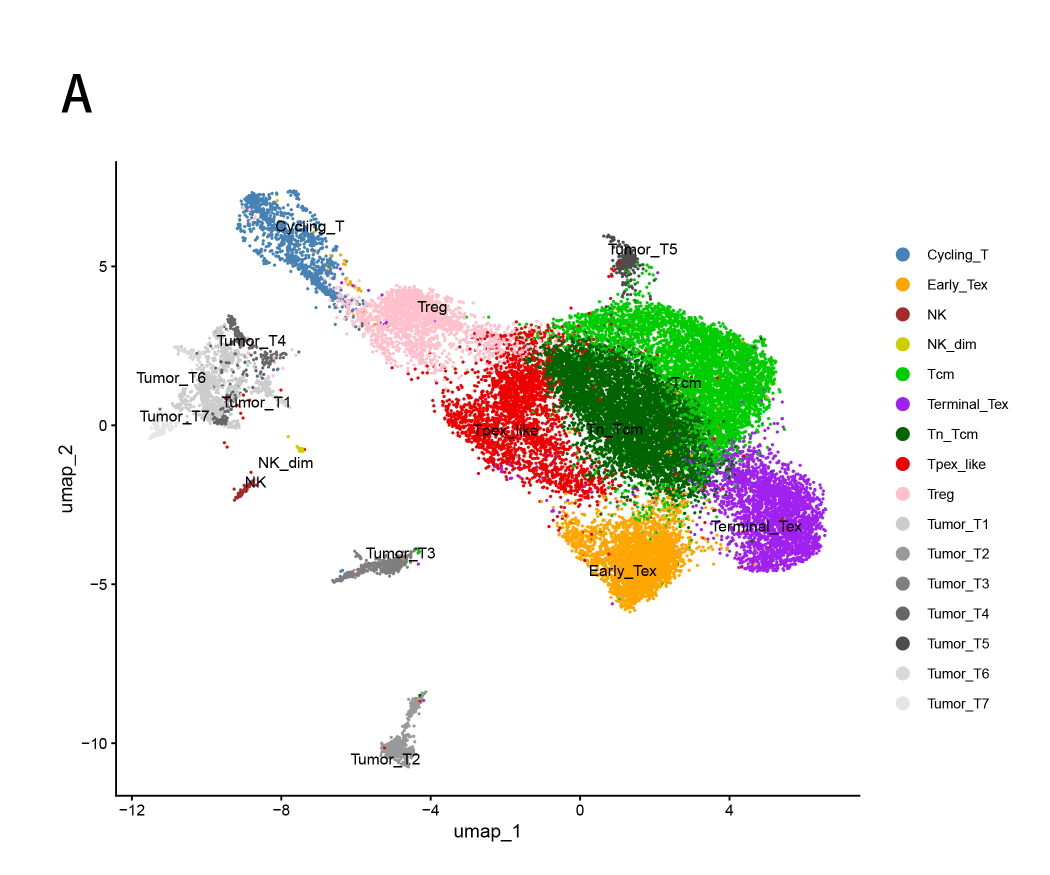
#> input picture figure_assets/Fig1A_layout.png, 2100 x 1750 px (shown at 1/2 size)
$ python 17_build_submission_layouts.py
#> lines starting #> are read from the running program, lines starting #| are printed output that depends on the picture
"""Build the exact submission layouts for Fig 1, Fig 6, and S6 Fig.

Scripts 07-16 perform the scientific analyses and create analytical panels.
This script is deliberately separate: it fixes the final panel geometry,
typography, labels, and TIFF export settings used for the PLOS ONE package.
"""

from __future__ import annotations

import argparse
import hashlib
import itertools
import json
import os
import platform
from pathlib import Path

import matplotlib

matplotlib.use("Agg")
import matplotlib.pyplot as plt
from matplotlib import font_manager
import numpy as np
import pandas as pd
from PIL import Image, ImageDraw, ImageFont


RESPONDER = "#F4A261"
NONRESPONDER = "#3DB7B3"
FIG1_SIZE = (4252, 3570)
FIG1_PANELS = {
    "Fig1A_layout.png": (0, 0),
    "Fig1B_layout.png": (2100, 0),
    "Fig1C_layout.png": (0, 1750),
    "Fig1D_layout.png": (2100, 1750),
}


def repository_root() -> Path:
    configured = os.environ.get("HCC_PROJECT_ROOT")
    if configured:
        return Path(configured).expanduser().resolve()
    return Path(__file__).resolve().parents[1]


# [42 lines left out: functions average_ranks, exact_rank_sum_p, p_label, sha256, not called in this run]


def save_tiff(image: Image.Image, path: Path, dpi: int = 600) -> None:
    path.parent.mkdir(parents=True, exist_ok=True)
    image.convert("RGB").save(path, compression="tiff_lzw", dpi=(dpi, dpi))


# [8 lines left out: function save_matplotlib_figure, not called in this run]


def fig1_panel_font(size: int = 96) -> ImageFont.FreeTypeFont:
    """Use the configured figure font for the raster-composite panel labels."""
    family = os.environ.get("HCC_FIGURE_FONT", "Arial")
    properties = font_manager.FontProperties(family=family, weight="bold")
    return ImageFont.truetype(font_manager.findfont(properties), size=size)


def build_fig1(assets: Path, output: Path) -> Path:
    """Compose the locked geometry and normalize embedded C/D panel labels."""
    canvas = Image.new("RGB", FIG1_SIZE, "white")
#> canvas: PIL image 4252x3570 RGB; every value is 255
    for filename, position in FIG1_PANELS.items():
        panel_path = assets / filename
        if not panel_path.exists():
            raise FileNotFoundError(f"Missing Fig 1 layout asset: {panel_path}")
        with Image.open(panel_path) as panel:
#> panel is the input picture: PIL image 2100x1750 RGB; mean R, G, B 241, 240.9, 236.7
            panel_rgb = panel.convert("RGB")
            # C and D came from different plotting systems. Remove their
            # embedded letters so the composite can apply one size and baseline.
            if filename == "Fig1C_layout.png":
                ImageDraw.Draw(panel_rgb).rectangle((0, 0, 150, 145), fill="white")
            elif filename == "Fig1D_layout.png":
                ImageDraw.Draw(panel_rgb).rectangle((35, 65, 175, 225), fill="white")
            canvas.paste(panel_rgb, position)
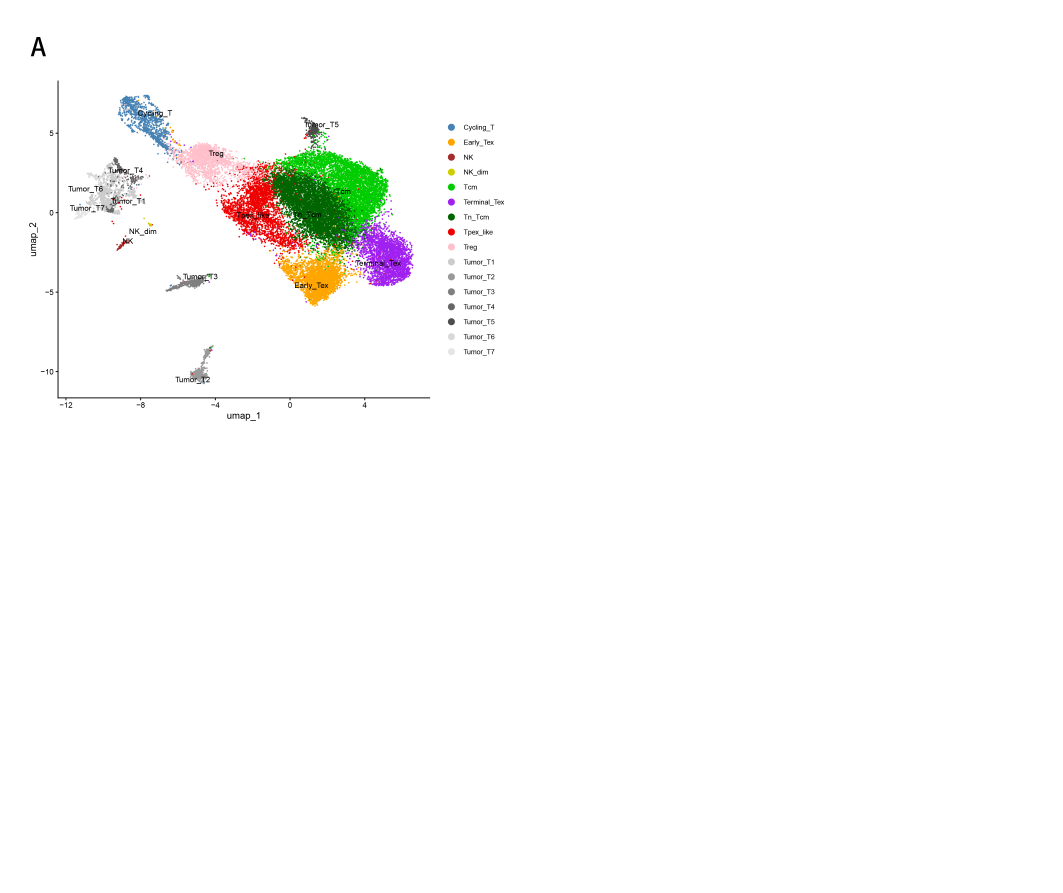
#> canvas: PIL image 4252x3570 RGB (shown at 1/4 size); mean R, G, B 251.6, 251.6, 250.6
#> pass 2 of the loop in build_fig1, `for filename, position in FIG1_PANELS.items():`:
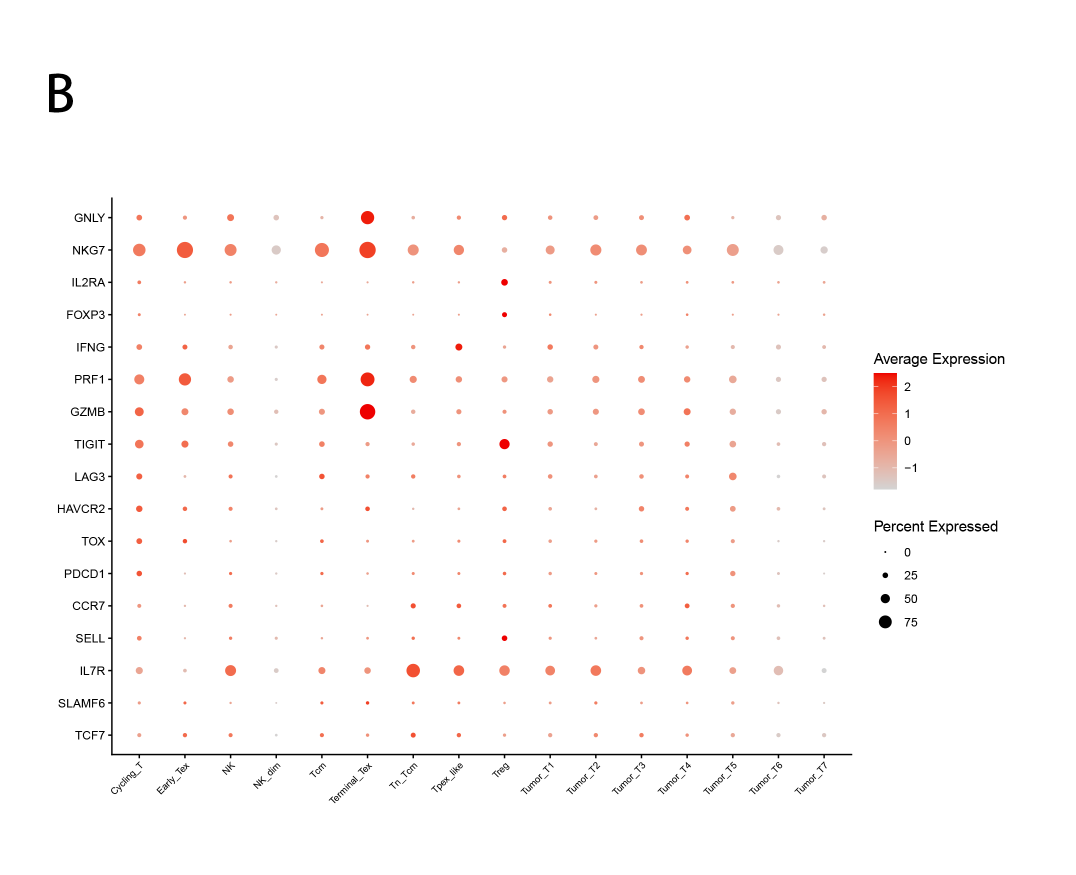
#> input picture figure_assets/Fig1B_layout.png, 2152 x 1750 px (shown at 1/2 size)
#> in build_fig1, panel is the input picture: PIL image 2152x1750 RGB; mean R, G, B 253, 251.9, 251.7
#> in build_fig1, `canvas.paste(panel_rgb, position)`:
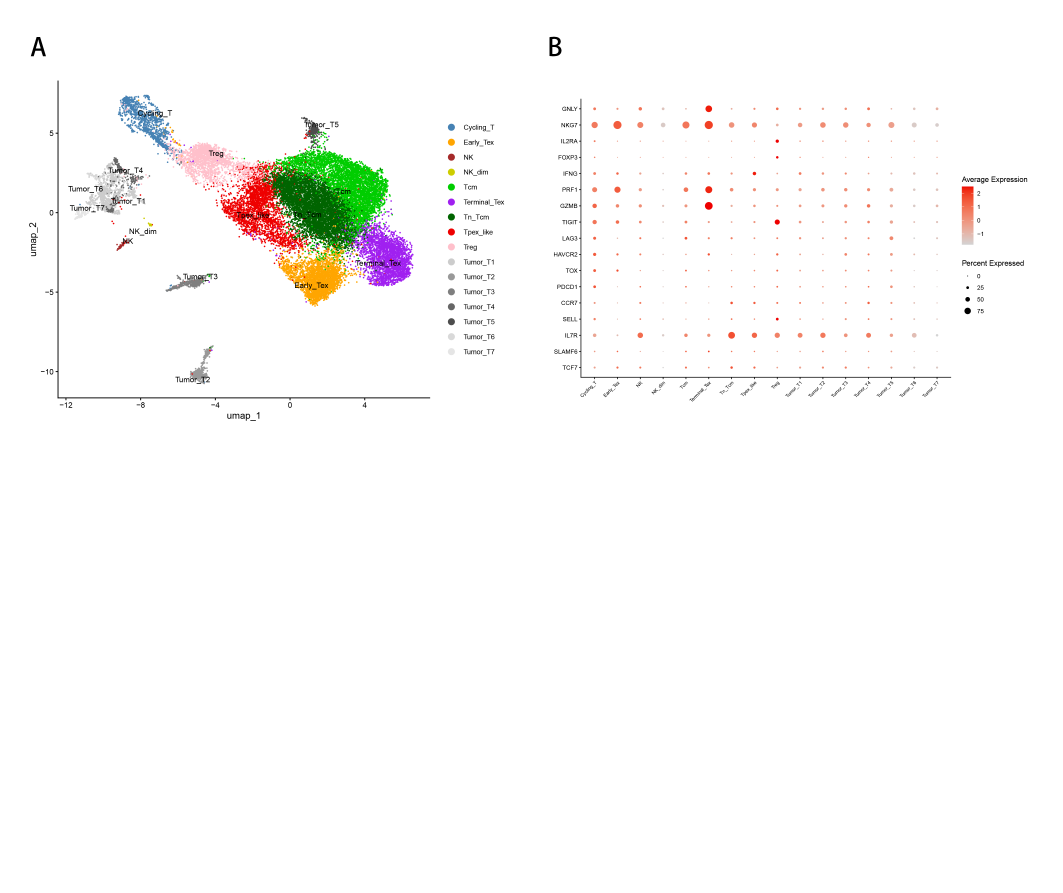
#> canvas: PIL image 4252x3570 RGB (shown at 1/4 size); mean R, G, B 251.1, 250.8, 249.8
#> pass 3 of the loop in build_fig1, `for filename, position in FIG1_PANELS.items():`:
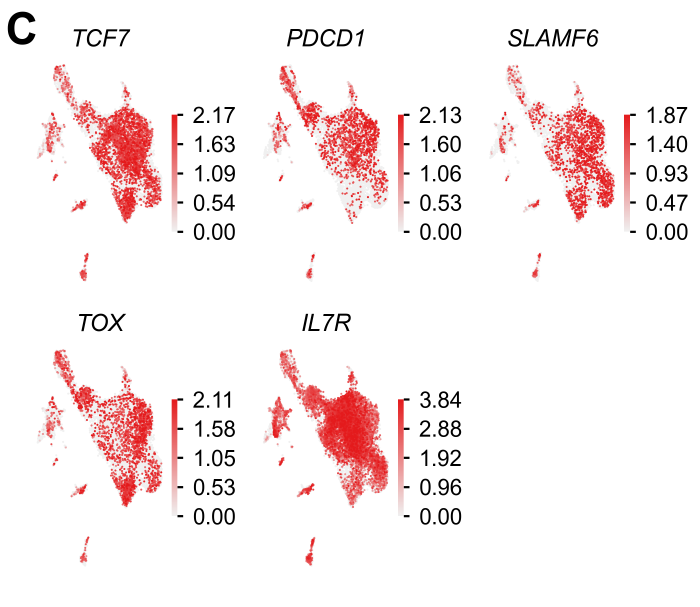
#> input picture figure_assets/Fig1C_layout.png, 2100 x 1820 px (shown at 1/3 size)
#> in build_fig1, panel is the input picture: PIL image 2100x1820 RGB; mean R, G, B 248.4, 238.8, 238.9
#> in build_fig1, `canvas.paste(panel_rgb, position)`:
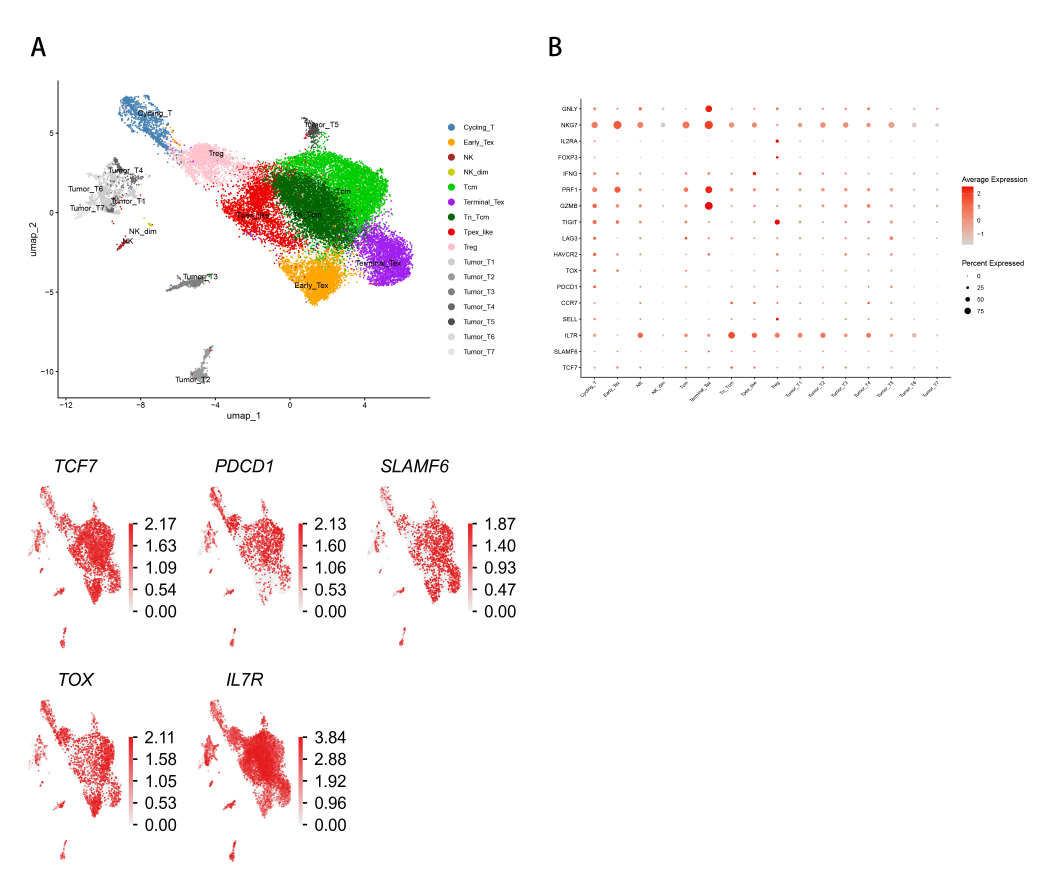
#> canvas: PIL image 4252x3570 RGB (shown at 1/4 size); mean R, G, B 249.5, 246.8, 245.8
#> the loop made 4 passes; the first 3 are shown
    draw = ImageDraw.Draw(canvas)
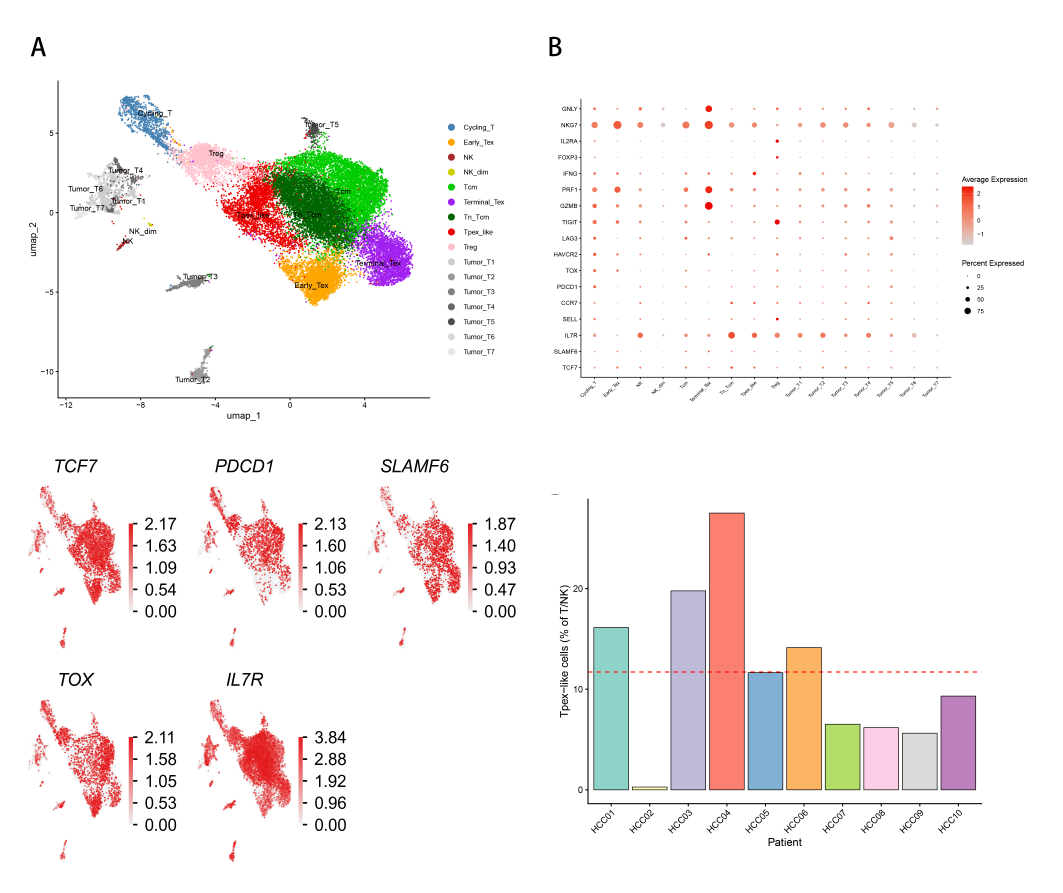
#> canvas: PIL image 4252x3570 RGB (shown at 1/4 size); mean R, G, B 246.3, 242.3, 241
    label_font = fig1_panel_font()
    label_y = FIG1_PANELS["Fig1C_layout.png"][1] + 34
    draw.text((42, label_y), "C", font=label_font, fill="black")
    draw.text((FIG1_PANELS["Fig1D_layout.png"][0] + 42, label_y), "D", font=label_font, fill="black")
    destination = output / "Fig1.tif"
    save_tiff(canvas, destination)
    return destination


# [125 lines left out: functions boxplot_panel, forest_panel, not called in this run]


def build_fig6(data_dir: Path, output: Path) -> tuple[Path, dict[str, float]]:
#> (the run stopped early here; a loop or call above may not have finished)
